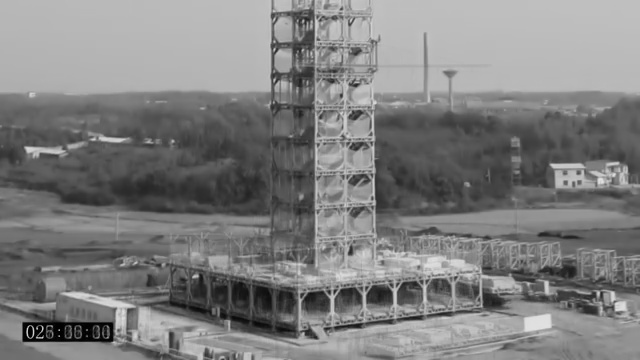
#> input picture src/Domain/frame_3.jpg, 640 x 360 px
$ python _teste.py
#> lines starting #> are read from the running program, lines starting #| are printed output that depends on the picture; after the words box and inside, x2 and y2 are one past the last pixel; in counts of white or black regions, pixels touching at a corner belong together
### src/Domain/Hough.py
import numpy as np
import cv2 as cv
import math

# [48 lines left out: functions HoughLinesPadrao, HoughLinesProbabilistico, not called in this run]

def HoughLinesProbabilistico2(img, cor = (0,255,0), espes_linha = 1, limiar=30, maxGap = 250, cannyMinVal=75, cannyMaxVal=150):
    count = 0
    # Tenta converter para escala de cinza
    try:
        img_saida = cv.cvtColor(img, cv.COLOR_BGR2GRAY)
    except:
        img_saida = img

    # Detecta as bordas da imagem
    bordas = cv.Canny(img_saida, cannyMinVal, cannyMaxVal)

    lines = cv.HoughLinesP(bordas, 1, np.pi/180, limiar, maxLineGap=maxGap)

    # Aplica pitagoras para descobrir o tamanho da diagonal da imagem
    # [DIMEN]x[ANGULO]
    t = int(np.sqrt(img.shape[0]**2 + img.shape[1]**2))
    matrizBinaria = np.zeros((t,91), dtype=int)
    matrizLinhas = np.zeros((len(lines), 2))

    for line in lines:
        x1, y1, x2, y2 = line[0]
        # Identifica o centro da linha para encontrar o rho e theta
        modX = np.abs(x1 - x2)/2
        modY = np.abs(y1 - y2)/2
        centroX = modX + min(x1, x2)
        centroY = modY + min(y1, y2)
        # Calcula Rho e Theta do centro da reta
        rho = np.sqrt(centroX**2 + centroY**2)
        theta = math.degrees(np.arctan2(centroY, centroX))
        # Popula matriz binária e matriz de retas
        matrizBinaria[int(round(rho))][int(round(theta))] += 1
        matrizLinhas[count] = (rho, theta)
        cv.line(img, (x1, y1), (x2, y2), cor, espes_linha)
        count += 1

    return [img, matrizLinhas, matrizBinaria]

### src/Domain/_teste.py
import cv2
import AVIC as av
import numpy as np
import Hough as r
import math
from mpl_toolkits.mplot3d import Axes3D
import matplotlib.pyplot as plt
from matplotlib import cm

url = "frame_3.jpg"

im0 = cv2.imread(url)
#> im0 is the input picture: shape (360, 640, 3); min 0, max 226, mean 127.2

# 0 - Porcentagem de quando irá cortar de cada lado da iamgem
porcent_vertical = 0.00 # %
porcent_horizontal = 0.30 # %

# 2 - Corta a imagem para deixar apenas o prédio
vertical = int(im0.shape[0])
#> vertical = 360
horizontal = int(im0.shape[1])
#> horizontal = 640
v = int(vertical*porcent_vertical)
#> v = 0
h = int(horizontal*porcent_horizontal)
#> h = 192
im0 = im0[v:vertical-v, h:horizontal-h]
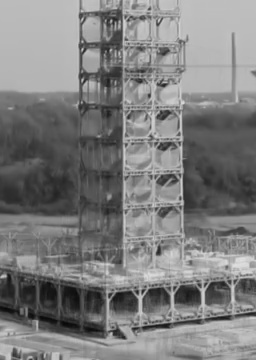
#> im0: shape (360, 256, 3); min 7, max 223, mean 125.7

im1 = np.copy(im0)

[imagem, retas, matriz] = r.HoughLinesProbabilistico2(im1, cor=(0,255,0), espes_linha=1, limiar=30, maxGap=10, cannyMinVal=75, cannyMaxVal=150)
#> in HoughLinesProbabilistico2, `bordas = cv.Canny(img_saida, cannyMinVal, cannyMaxVal)`:
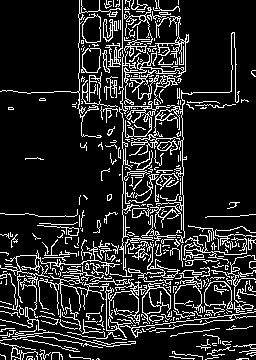
#> bordas: shape (360, 256); 15% white in thin lines or dots
#> in HoughLinesProbabilistico2, `lines = cv.HoughLinesP(bordas, 1, np.pi/180, limiar, maxLineGap=maxGap)`: lines = 513 rows, first 6: [179, 68, 180, 179], [122, 117, 122, 0], [109, 346, 118, 245], [173, 335, 174, 269], [172, 82, 188, 41], [143, 260, 144, 235]
#> in HoughLinesProbabilistico2, `matrizLinhas = np.zeros((len(lines), 2))`: matrizLinhas = 513 pairs, first value 0 to 0, second value 0 to 0
#> the loop in HoughLinesProbabilistico2, `for line in lines:` made 513 passes
#> (x1, y1, x2, y2, modX, modY, centroX, centroY) on passes 1 to 3: (179, 68, 180, 179, 0.5, 55.5, 179.5, 123.5), (122, 117, 122, 0, 0, 58.5, 122, 58.5), (109, 346, 118, 245, 4.5, 50.5, 113.5, 295.5)
#> after the loop in HoughLinesProbabilistico2, `for line in lines:`:
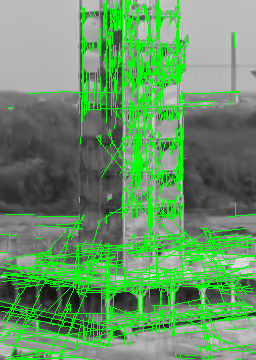
#> img: shape (360, 256, 3); 19.43% of pixels changed, all inside (x1, y1, x2, y2) = (0, 0, 256, 360)
#> after the loop in HoughLinesProbabilistico2, `for line in lines:`:
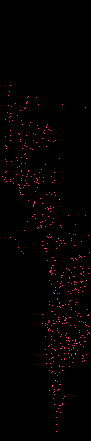
#> matrizBinaria: shape (441, 91) int64; 3 distinct labels, from 0 to 2; one colour per label, 0 black
#> after the loop in HoughLinesProbabilistico2, `for line in lines:`: count = 513; matrizLinhas = 513 pairs, first value 85.33 to 431, second value 2.12 to 89.32
#> retas has the same summary as matrizLinhas in HoughLinesProbabilistico2

cv2.imshow("", imagem)
cv2.waitKey(0)
